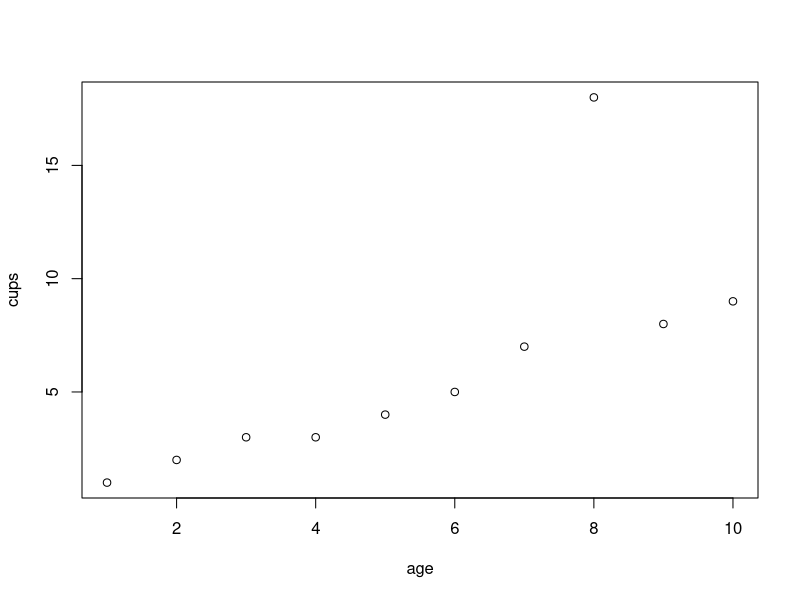
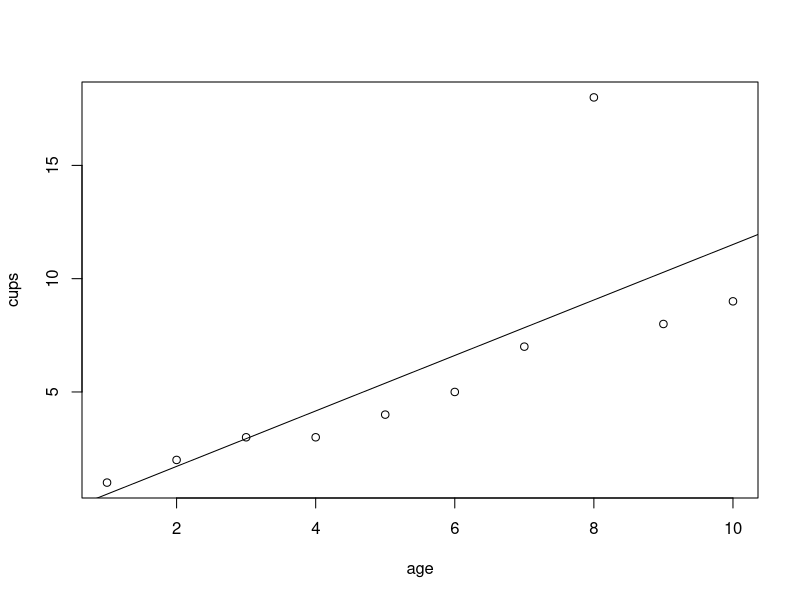

These figures' R source, in order:
# how to spot an outlier(s)

# let's get some data first
cups <- c(1, 2, 3, 3, 4, 5, 7, 18, 8, 9)
age <- c(1, 2, 3, 4, 5, 6, 7, 8, 9 , 10) # weeks

myDogFood <- data.frame(cups, age)
plot(age, cups) # plot it again

# let's change one of the cups values, at age = 8
# linear model
linearReg <- lm(cups ~ age)

# run the summary to find the R2
summary(linearReg)

# R-squared:  0.557, very low now compared to before

plot(age, cups) # plot it again
abline(linearReg)

# well, it not very nice, there is an outlier at age = 8 !

# Thanks for watching !
